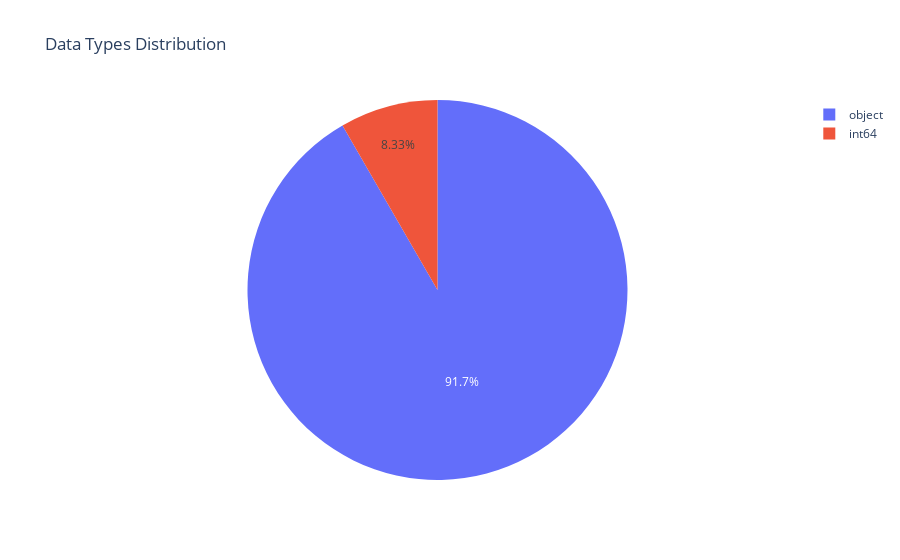

Notebook cell for this chart:
### Code cell
fig = go.Figure(data = [go.Pie(labels = data_types_counts.index, values = data_types_counts.values)])
fig.update_layout(title_text = 'Data Types Distribution')
fig.show()

### Figure 1 — Plotly figure (JSON) as saved in the notebook; plotly's stock layout.template omitted (floating-point values rounded to 4 significant figures)
{"data": [{"labels": ["object", "int64"], "type": "pie", "values": [11, 1]}], "layout": {"title": {"text": "Data Types Distribution"}}}
